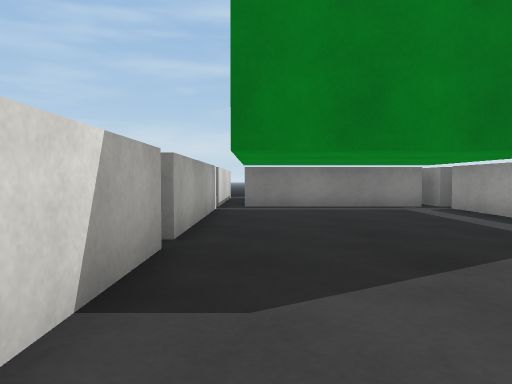
[1] (above)

24 first-person views from a walk through a 3-D level made in the Unity game engine. The camera is 0.62 m above the floor, tilts 2° down and sees 70° across. The floor is counted in squares, 1 m on a side. Each view is taken from the middle of a square. On the plan, view 1 faces up. The plan holds only what a view shows up to about 10 squares ahead; the rest is blank. The place goes on beyond the plan. Surface patterns are stand-ins for the level's own textures.

[2]
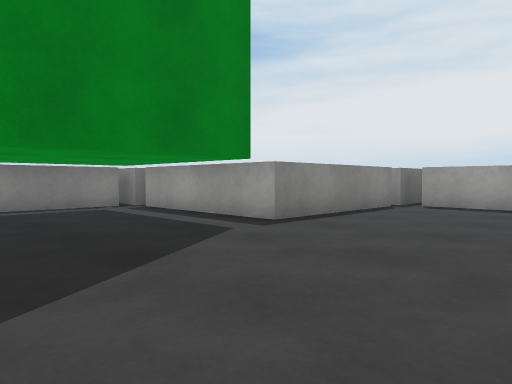

[3]
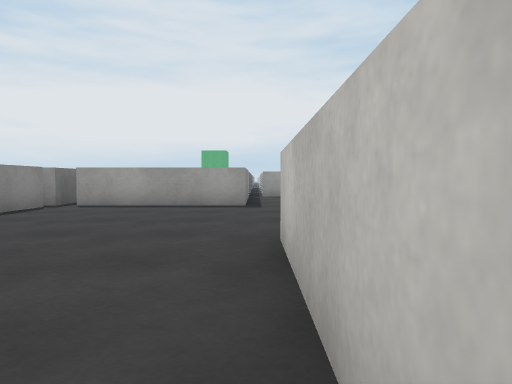

[4]
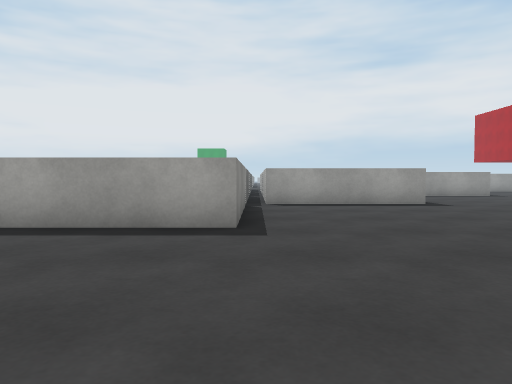

[5]
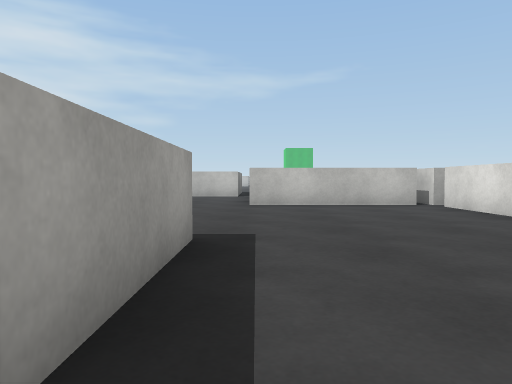

[6]
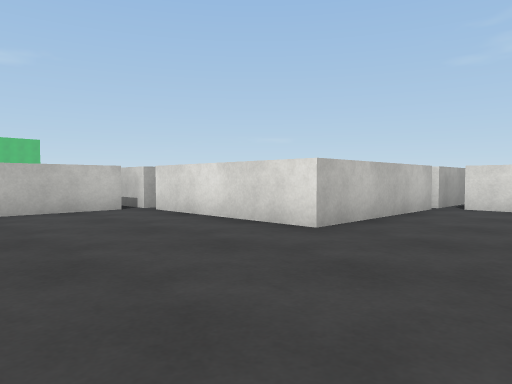

[7]
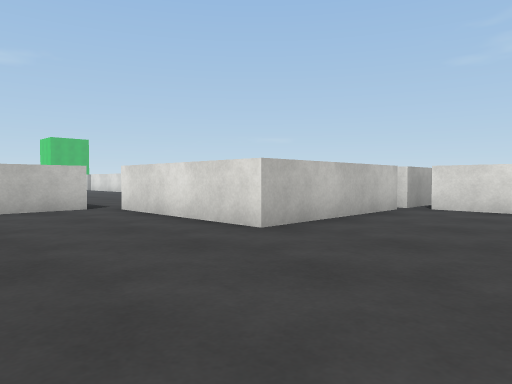

[8]
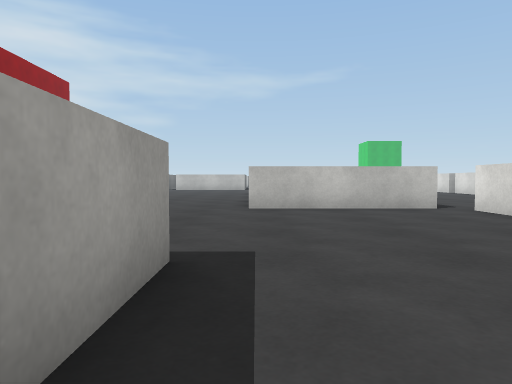

[9]
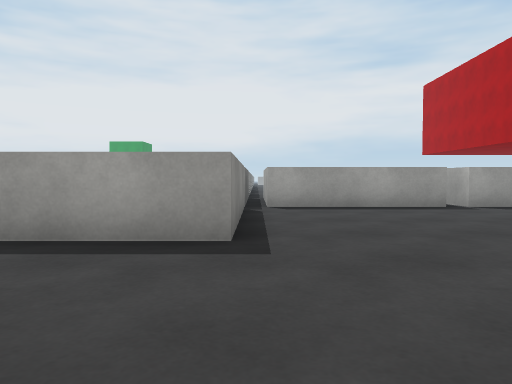

[10]
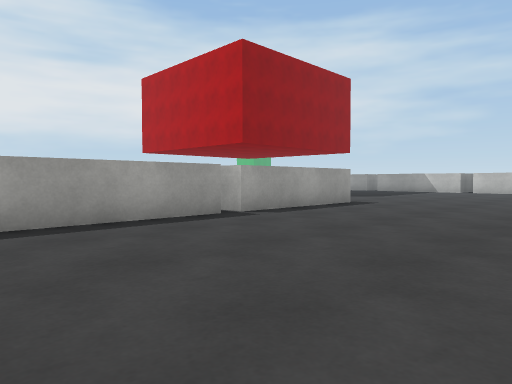

[11]
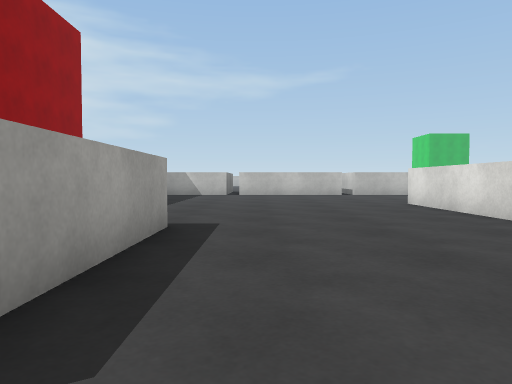

[12]
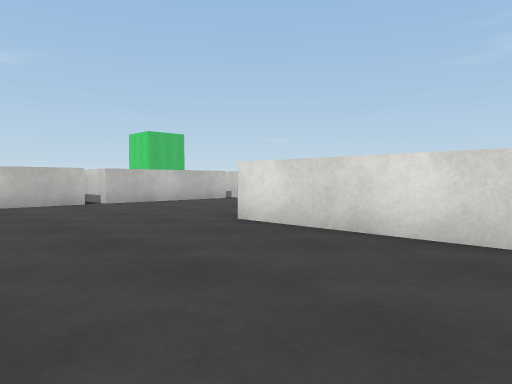

[13]
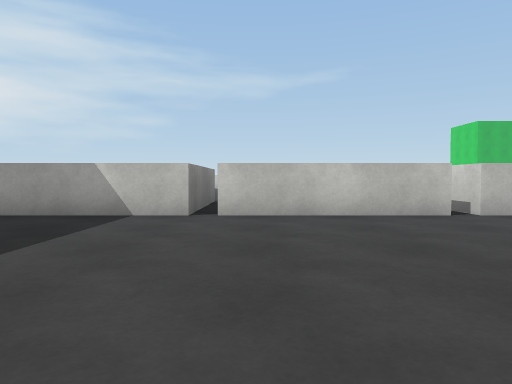

[14]
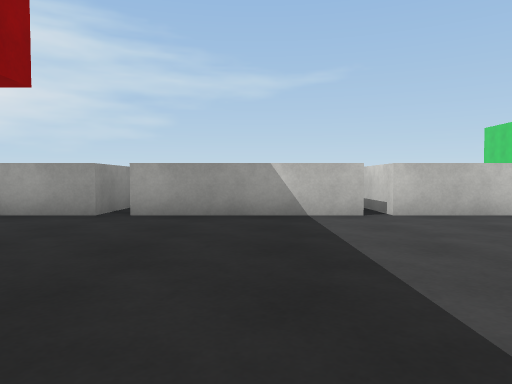

[15]
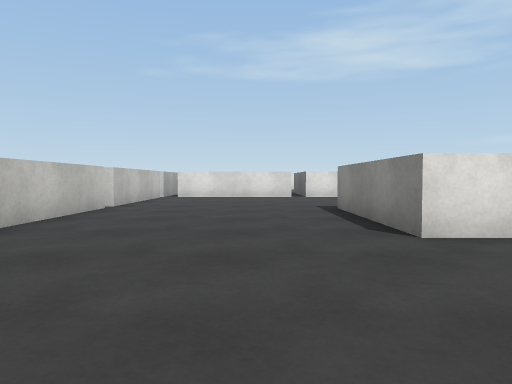

[16]
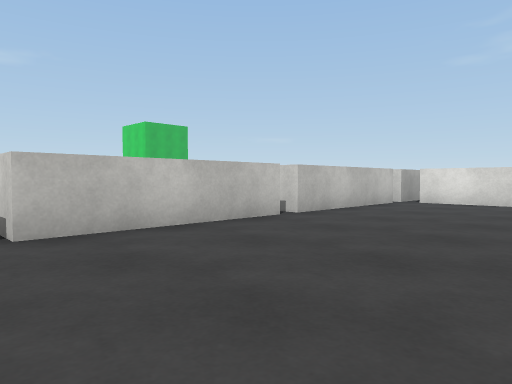

[17]
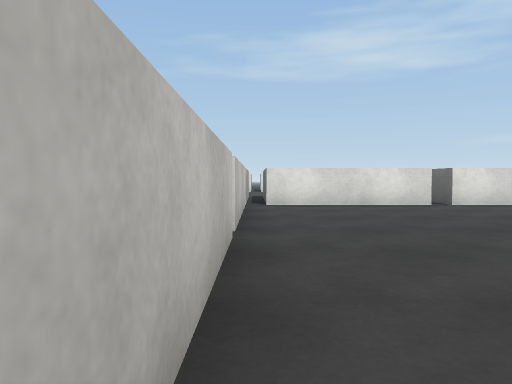

[18]
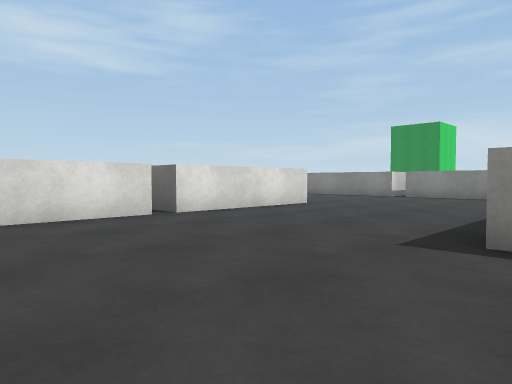

[19]
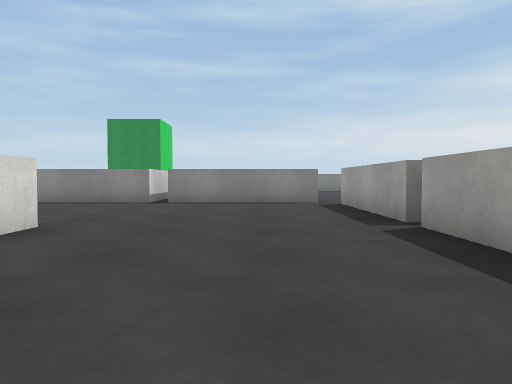

[20]
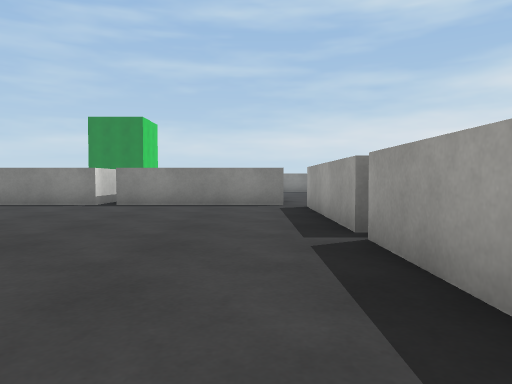

[21]
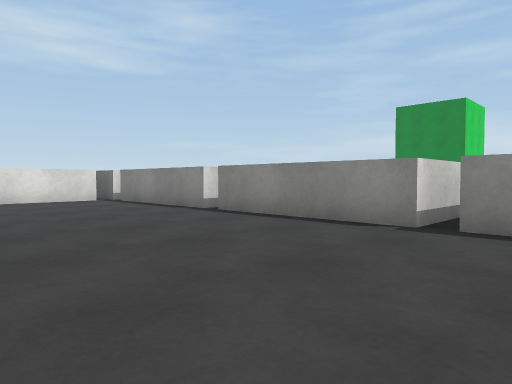

[22]
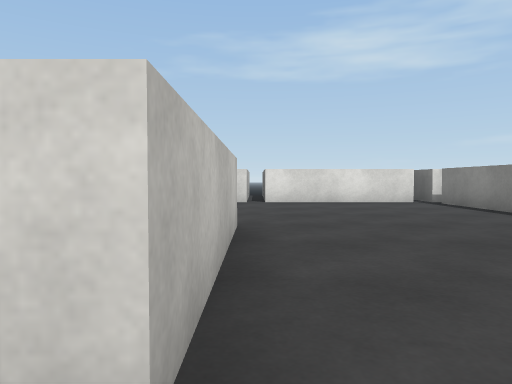

[23]
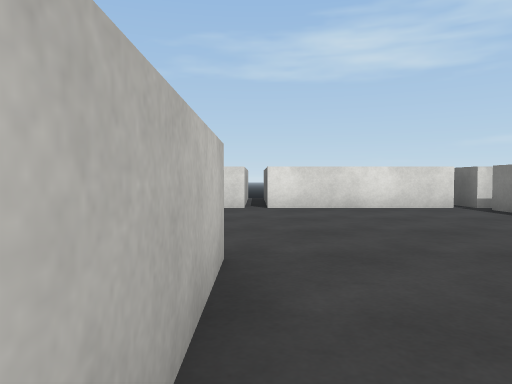

[24]
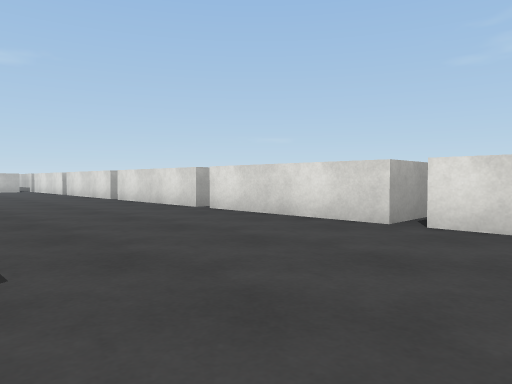

### Floor plan
Key: @ floor where view 1 was taken; . floor; ^ raised ledge.
Columns run from 3 left of view 1 to 28 right of it. Each row starts with its distance up from view 1.
 10   ^
  9   ^^   ^
  8   ^^^^^^
  7   ^....^
  6   ^....^
  5   ^....^
  4   ^....^^^^^^^
  3   ^.........^
  2   ^.........^
  1   ^.........^
  0    @........^
 -1    .........^^^^^^
 -2    ^^^^.........^
 -3       ^.........^
 -4       ^.........^
 -5       ^.........^
 -6      ^^^^^^^......
 -7        ^   ^.........^
 -8            ^.........^
 -9            ^.........^
-10           ^^.........^^^^^^^
-11            ^^^^^.........^
-12            ^   ^.........^
-13            ^   ^.........^
-14  ^^^^^^^^^^^^^^^.........^
-15   ^.............^^^^^....^^
-16   ^.............^   ^....^
-17   ^.............^    ....^
-18   ^.............^    ....^
-19 ^^^..............   ^.....
-20   ^....^^^^^....^   ^.....
-21   ^....    ^....^   ^......
-22   ^....    ^....^   ^.......
-23   ^....   ^^....^^^^^........
-24   ^....    ^..................
-25   ^....    ^..................
-26   ^...     ^...................
-27    ...     ^....................
-28     ..    ^^....................
-29             ^^^^^^^^^^^^^^^^^^^^
-30                          ^    ^
-31                          ^
-32                          ^

Where each view was taken, in squares from view 1:
view 1: 0 up, 0 right, facing up
view 2: 0 up, 0 right, facing up-right
view 3: 1 down, 0 right, facing right
view 4: 1 down, 4 right, facing right
view 5: 3 up, 8 right, facing down
view 6: 3 down, 12 right, facing down-left
view 7: 7 down, 16 right, facing down-left
view 8: 7 down, 17 right, facing down
view 9: 10 down, 14 right, facing right
view 10: 10 down, 17 right, facing down-right
view 11: 14 down, 21 right, facing down
view 12: 19 down, 21 right, facing down-left
view 13: 22 down, 21 right, facing down
view 14: 22 down, 24 right, facing down
view 15: 25 down, 21 right, facing left
view 16: 24 down, 18 right, facing down-left
view 17: 28 down, 17 right, facing left
view 18: 27 down, 14 right, facing up-left
view 19: 24 down, 11 right, facing up
view 20: 23 down, 12 right, facing up
view 21: 19 down, 10 right, facing up-left
view 22: 19 down, 9 right, facing left
view 23: 19 down, 7 right, facing left
view 24: 17 down, 4 right, facing down-left
